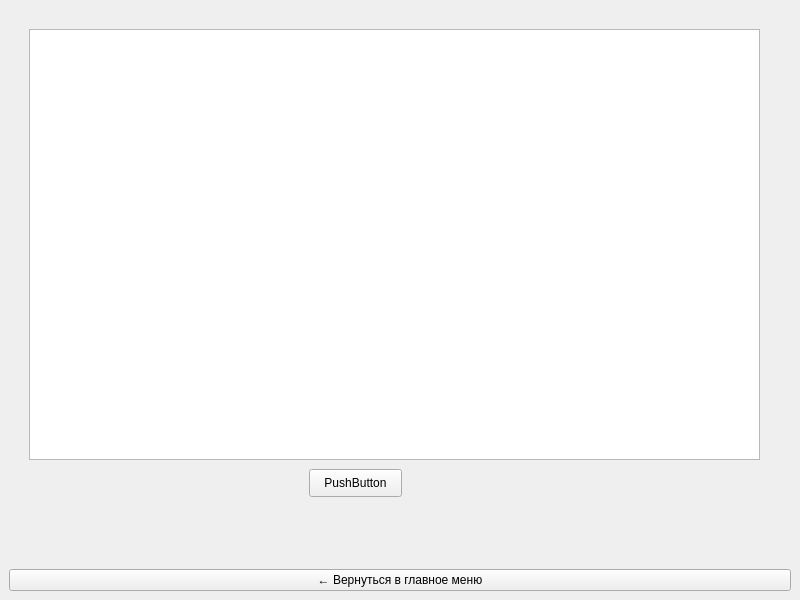
<?xml version="1.0" encoding="UTF-8"?>
<ui version="4.0">
 <class>ClientOrderWindow</class>
 <widget class="QMainWindow" name="ClientOrderWindow">
  <property name="geometry">
   <rect>
    <x>0</x>
    <y>0</y>
    <width>800</width>
    <height>600</height>
   </rect>
  </property>
  <property name="windowTitle">
   <string>Оформление заказа окна</string>
  </property>
  <widget class="QWidget" name="centralwidget">
   <layout class="QVBoxLayout" name="mainLayout">
    <item>
     <widget class="QStackedWidget" name="stackedWidget">
      <property name="currentIndex">
       <number>0</number>
      </property>
      <widget class="QWidget" name="page">
       <widget class="QPushButton" name="pushButton">
        <property name="geometry">
         <rect>
          <x>300</x>
          <y>460</y>
          <width>93</width>
          <height>28</height>
         </rect>
        </property>
        <property name="text">
         <string>PushButton</string>
        </property>
       </widget>
       <widget class="QTableView" name="tableView">
        <property name="geometry">
         <rect>
          <x>20</x>
          <y>20</y>
          <width>731</width>
          <height>431</height>
         </rect>
        </property>
       </widget>
      </widget>
      <widget class="QWidget" name="page_3"/>
      <widget class="QWidget" name="page_2">
       <widget class="QCheckBox" name="checkBox">
        <property name="geometry">
         <rect>
          <x>40</x>
          <y>60</y>
          <width>81</width>
          <height>20</height>
         </rect>
        </property>
        <property name="text">
         <string>CheckBox</string>
        </property>
       </widget>
       <widget class="QListWidget" name="listWidget_2">
        <property name="geometry">
         <rect>
          <x>60</x>
          <y>140</y>
          <width>256</width>
          <height>192</height>
         </rect>
        </property>
       </widget>
      </widget>
     </widget>
    </item>
    <item>
     <widget class="QPushButton" name="btnBackToMain">
      <property name="text">
       <string>← Вернуться в главное меню</string>
      </property>
     </widget>
    </item>
   </layout>
  </widget>
 </widget>
 <resources/>
 <connections/>
</ui>
